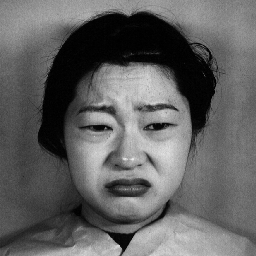
#> input picture jaffe/data/jaffe dataset/jaffe/jaffe/KL.DI2.171.tiff, 256 x 256 px; its folder holds only this picture in this run
$ python jaffeInfo.py
#> lines starting #> are read from the running program, lines starting #| are printed output that depends on the picture
### jaffe/src/loadJaffeDataset.py
import os #uhh file path management
import cv2 #image reading

jaffeRootDir = os.path.dirname(os.path.dirname(os.path.abspath(__file__))) #get the root dir for the project
jaffeDatasetDir = os.path.join(jaffeRootDir, 'data', 'jaffe dataset', 'jaffe', 'jaffe') #get the path to the dataset

jaffeEmotionMap = {
    'HA': 'Happy',
    'SA': 'Sad',
    'SU': 'Surprise',
    'AN': 'Angry',
    'DI': 'Disgust',
    'FE': 'Fear',
    'NE': 'Neutral'
}

def loadJaffeImages(jaffeDatasetDir):
#> called with jaffeDatasetDir = 'jaffe/data/jaffe dataset/jaffe/jaffe'
    images = []
    labels = []

    #get all image files
    imageFiles = [f for f in os.listdir(jaffeDatasetDir) if f.endswith('.tiff') or f.endswith('.png') or f.endswith('.jpg')]

    print(f"Found {len(imageFiles)} images in JAFFE dataset")

    for fileName in imageFiles:
        parts = fileName.split('.')
        if len(parts) >= 2:
            emotionCode = parts[1][:2] #get the emotion code from filename

            if emotionCode in jaffeEmotionMap:
                imgPath = os.path.join(jaffeDatasetDir, fileName)
                image = cv2.imread(imgPath)
#> image is the input picture: shape (256, 256, 3); min 0, max 235, mean 97.7

                if image is not None:
                    images.append(image)
                    labels.append(jaffeEmotionMap[emotionCode])

    print(f"Successfully loaded {len(images)} images from JAFFE dataset")
#| Successfully loaded 1 images from JAFFE dataset
    return images, labels

### jaffe/src/jaffeInfo.py
import os
import cv2
import matplotlib.pyplot as graphguy
from collections import Counter

from loadJaffeDataset import loadJaffeImages, jaffeDatasetDir, jaffeRootDir

jaffeImages, jaffeLabels = loadJaffeImages(jaffeDatasetDir)
#> jaffeImages = 1 item; jaffeLabels = ['Disgust']


labelCounts = Counter(jaffeLabels)
#> labelCounts = {'Disgust': 1}
print(labelCounts)
#| Counter({'Disgust': 1})

graphguy.figure(figsize=(10,5))
emotions = list(labelCounts.keys())
#> emotions = ['Disgust']
counts = list(labelCounts.values())
#> counts = [1]
graphguy.bar(emotions, counts, color='skyblue')
graphguy.xlabel('Emotion')
graphguy.ylabel('Number of Images')
graphguy.title('JAFFE Dataset - Emotion Distribution')
graphguy.xticks(rotation=45)
graphguy.tight_layout()

os.makedirs(os.path.join(jaffeRootDir, 'results', 'jaffeInfo'), exist_ok=True)
graphguy.savefig(os.path.join(jaffeRootDir, 'results', 'jaffeInfo', 'jaffeDistribution.png'))
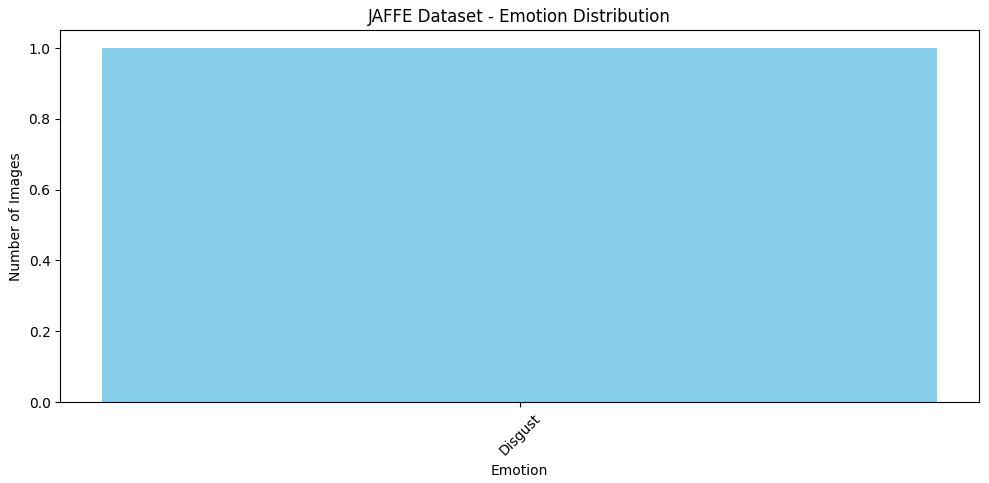
#> figure drawn by matplotlib, 1 panel


graphguy.figure(figsize=(15,3))
emotions = set()
plotIndex = 1

for i, label in enumerate(jaffeLabels):
    if label not in emotions:
        graphguy.subplot(1,7,plotIndex)
        imgRgb = cv2.cvtColor(jaffeImages[i], cv2.COLOR_BGR2RGB)
        graphguy.imshow(imgRgb)
        graphguy.title(label)
        graphguy.axis('off')
        emotions.add(label)
        plotIndex += 1
    if len(emotions) >= 7:
        break
#> this loop made 1 pass
#> (label, plotIndex) on pass 1: ('Disgust', 2)
#> after the loop, emotions = 1 item; plotIndex = 2
graphguy.savefig(os.path.join(jaffeRootDir, 'results', 'jaffeInfo', 'jaffeSampleImages.png'))

$ run again, on jaffe/data/jaffe dataset/jaffe/jaffe/KM.FE3.25.tiff
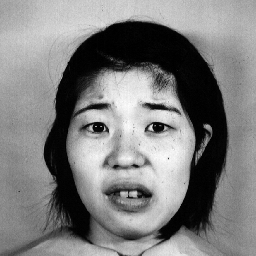
#> input picture jaffe/data/jaffe dataset/jaffe/jaffe/KM.FE3.25.tiff, 256 x 256 px
#> in loadJaffeImages, image is the input picture: shape (256, 256, 3); min 0, max 253, mean 125.9
#| Successfully loaded 1 images from JAFFE dataset
#> jaffeImages = 1 item; jaffeLabels = ['Fear']
#> labelCounts = {'Fear': 1}
#| Counter({'Fear': 1})
#> `emotions = list(labelCounts.keys())`: emotions = ['Fear']
#> counts = [1]
#> `graphguy.savefig(os.path.join(jaffeRootDir, 'results', 'jaffeInfo', 'j..`:
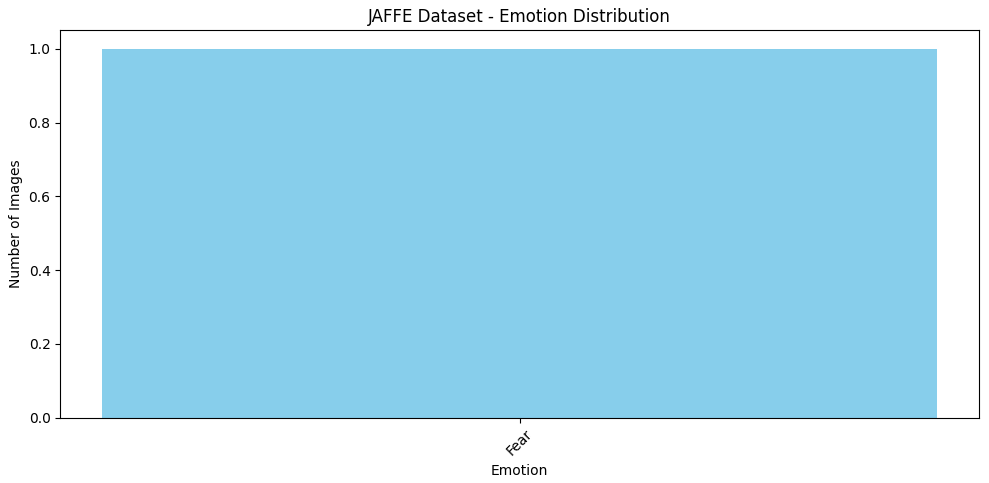
#> figure drawn by matplotlib, 1 panel
#> the loop `for i, label in enumerate(jaffeLabels):` made 1 pass
#> (label, plotIndex) on pass 1: ('Fear', 2)
#> after the loop `for i, label in enumerate(jaffeLabels):`: emotions = 1 item; plotIndex = 2

$ run again, on jaffe/data/jaffe dataset/jaffe/jaffe/MK.FE1.131.tiff
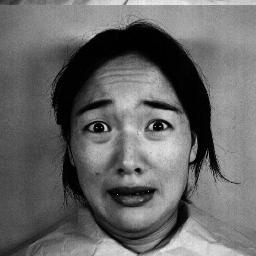
#> input picture jaffe/data/jaffe dataset/jaffe/jaffe/MK.FE1.131.tiff, 256 x 256 px
#> in loadJaffeImages, image is the input picture: shape (256, 256, 3); min 0, max 242, mean 103.5
#| Successfully loaded 1 images from JAFFE dataset
#> jaffeImages = 1 item; jaffeLabels = ['Fear']
#> labelCounts = {'Fear': 1}
#| Counter({'Fear': 1})
#> `emotions = list(labelCounts.keys())`: emotions = ['Fear']
#> counts = [1]
#> `graphguy.savefig(os.path.join(jaffeRootDir, 'results', 'jaffeInfo', 'j..`:
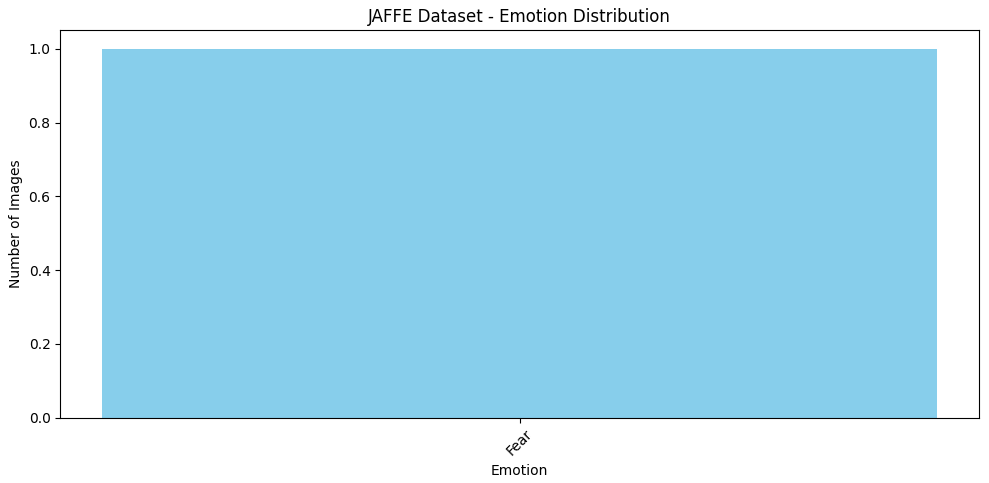
#> figure drawn by matplotlib, 1 panel
#> the loop `for i, label in enumerate(jaffeLabels):` made 1 pass
#> (label, plotIndex) on pass 1: ('Fear', 2)
#> after the loop `for i, label in enumerate(jaffeLabels):`: emotions = 1 item; plotIndex = 2

$ run again, on jaffe/data/jaffe dataset/jaffe/jaffe/MK.FE3.133.tiff
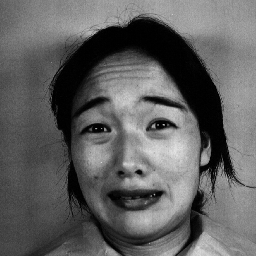
#> input picture jaffe/data/jaffe dataset/jaffe/jaffe/MK.FE3.133.tiff, 256 x 256 px
#> in loadJaffeImages, image is the input picture: shape (256, 256, 3); min 0, max 228, mean 96.4
#| Successfully loaded 1 images from JAFFE dataset
#> jaffeImages = 1 item; jaffeLabels = ['Fear']
#> labelCounts = {'Fear': 1}
#| Counter({'Fear': 1})
#> `emotions = list(labelCounts.keys())`: emotions = ['Fear']
#> counts = [1]
#> `graphguy.savefig(os.path.join(jaffeRootDir, 'results', 'jaffeInfo', 'j..`:
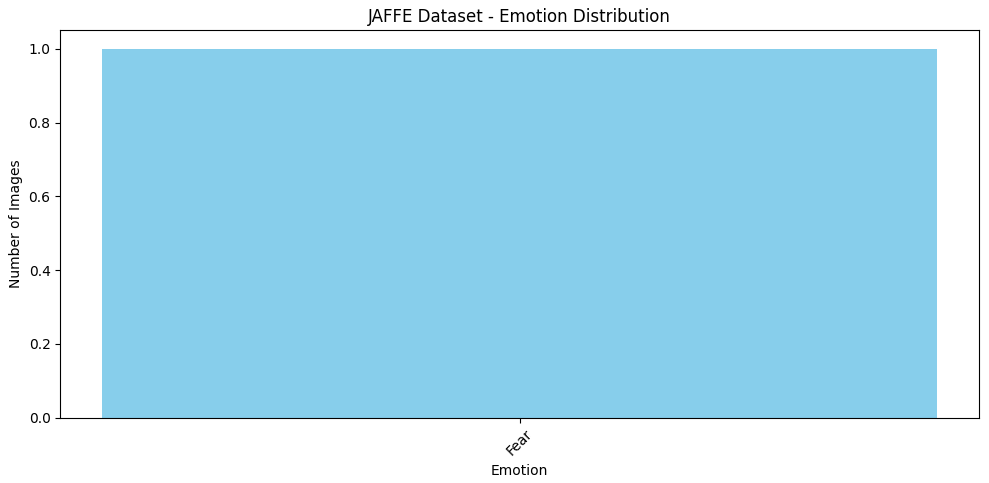
#> figure drawn by matplotlib, 1 panel
#> the loop `for i, label in enumerate(jaffeLabels):` made 1 pass
#> (label, plotIndex) on pass 1: ('Fear', 2)
#> after the loop `for i, label in enumerate(jaffeLabels):`: emotions = 1 item; plotIndex = 2
